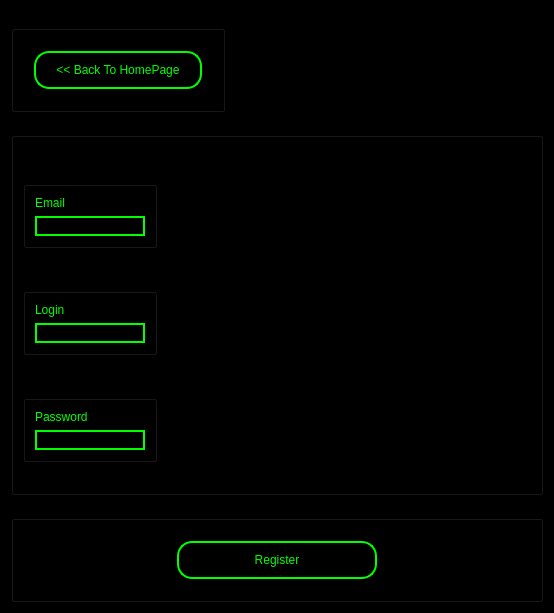
<?xml version="1.0" encoding="UTF-8"?>
<ui version="4.0">
 <class>Dialog</class>
 <widget class="QDialog" name="Dialog">
  <property name="geometry">
   <rect>
    <x>0</x>
    <y>0</y>
    <width>554</width>
    <height>613</height>
   </rect>
  </property>
  <property name="windowTitle">
   <string>Dialog</string>
  </property>
  <property name="styleSheet">
   <string notr="true">background-color:black;</string>
  </property>
  <layout class="QVBoxLayout" name="verticalLayout_2">
   <item alignment="Qt::AlignLeft">
    <widget class="QGroupBox" name="GroupBackButton">
     <property name="sizePolicy">
      <sizepolicy hsizetype="Minimum" vsizetype="Maximum">
       <horstretch>0</horstretch>
       <verstretch>0</verstretch>
      </sizepolicy>
     </property>
     <property name="styleSheet">
      <string notr="true">background-color:black;
</string>
     </property>
     <property name="title">
      <string>BackButton</string>
     </property>
     <property name="flat">
      <bool>true</bool>
     </property>
     <layout class="QHBoxLayout" name="horizontalLayout_2">
      <property name="spacing">
       <number>50</number>
      </property>
      <property name="leftMargin">
       <number>20</number>
      </property>
      <property name="topMargin">
       <number>20</number>
      </property>
      <property name="rightMargin">
       <number>20</number>
      </property>
      <property name="bottomMargin">
       <number>20</number>
      </property>
      <item>
       <widget class="QPushButton" name="ButtonBack">
        <property name="sizePolicy">
         <sizepolicy hsizetype="Fixed" vsizetype="Minimum">
          <horstretch>0</horstretch>
          <verstretch>0</verstretch>
         </sizepolicy>
        </property>
        <property name="styleSheet">
         <string notr="true">font: 14pt &quot;Arial&quot;;
border-radius: 15px;
border: 2px solid #00ff00;
color: #00ff00;
padding-top: 10px;
padding-bottom: 10px;
padding-left: 20px;
padding-right: 20px; </string>
        </property>
        <property name="text">
         <string>&lt;&lt; Back To HomePage</string>
        </property>
       </widget>
      </item>
     </layout>
    </widget>
   </item>
   <item>
    <widget class="QGroupBox" name="GroupEntries">
     <property name="sizePolicy">
      <sizepolicy hsizetype="Minimum" vsizetype="Minimum">
       <horstretch>0</horstretch>
       <verstretch>0</verstretch>
      </sizepolicy>
     </property>
     <property name="styleSheet">
      <string notr="true">background-color:black;
</string>
     </property>
     <property name="title">
      <string>GroupBox</string>
     </property>
     <property name="flat">
      <bool>true</bool>
     </property>
     <layout class="QVBoxLayout" name="verticalLayout">
      <item>
       <widget class="QGroupBox" name="GroupEntryEmail">
        <property name="sizePolicy">
         <sizepolicy hsizetype="Maximum" vsizetype="Maximum">
          <horstretch>0</horstretch>
          <verstretch>0</verstretch>
         </sizepolicy>
        </property>
        <property name="styleSheet">
         <string notr="true">background-color:black;
</string>
        </property>
        <property name="title">
         <string>GroupBox</string>
        </property>
        <property name="flat">
         <bool>true</bool>
        </property>
        <layout class="QGridLayout" name="gridLayout">
         <item row="0" column="0">
          <widget class="QLabel" name="LabelEmail">
           <property name="sizePolicy">
            <sizepolicy hsizetype="Preferred" vsizetype="Maximum">
             <horstretch>0</horstretch>
             <verstretch>0</verstretch>
            </sizepolicy>
           </property>
           <property name="styleSheet">
            <string notr="true">font: 14pt &quot;Arial&quot;;
border-radius: 15px;
color: #00ff00;</string>
           </property>
           <property name="text">
            <string>Email</string>
           </property>
          </widget>
         </item>
         <item row="1" column="0">
          <widget class="QLineEdit" name="LineEditEmail">
           <property name="sizePolicy">
            <sizepolicy hsizetype="Maximum" vsizetype="Fixed">
             <horstretch>0</horstretch>
             <verstretch>0</verstretch>
            </sizepolicy>
           </property>
           <property name="styleSheet">
            <string notr="true">font: 14pt &quot;Arial&quot;;
border-radius: 15px;
border: 2px solid #00ff00;
color: #00ff00;</string>
           </property>
          </widget>
         </item>
        </layout>
       </widget>
      </item>
      <item>
       <widget class="QGroupBox" name="GroupEntryLogin">
        <property name="sizePolicy">
         <sizepolicy hsizetype="Maximum" vsizetype="Maximum">
          <horstretch>0</horstretch>
          <verstretch>0</verstretch>
         </sizepolicy>
        </property>
        <property name="styleSheet">
         <string notr="true">background-color:black;
</string>
        </property>
        <property name="title">
         <string>GroupBox</string>
        </property>
        <property name="flat">
         <bool>true</bool>
        </property>
        <layout class="QGridLayout" name="gridLayout_3">
         <item row="0" column="0">
          <widget class="QLabel" name="LabelLogin">
           <property name="sizePolicy">
            <sizepolicy hsizetype="Preferred" vsizetype="Maximum">
             <horstretch>0</horstretch>
             <verstretch>0</verstretch>
            </sizepolicy>
           </property>
           <property name="styleSheet">
            <string notr="true">font: 14pt &quot;Arial&quot;;
border-radius: 15px;
color: #00ff00;</string>
           </property>
           <property name="text">
            <string>Login</string>
           </property>
          </widget>
         </item>
         <item row="1" column="0">
          <widget class="QLineEdit" name="LineEditLogin">
           <property name="sizePolicy">
            <sizepolicy hsizetype="Maximum" vsizetype="Fixed">
             <horstretch>0</horstretch>
             <verstretch>0</verstretch>
            </sizepolicy>
           </property>
           <property name="styleSheet">
            <string notr="true">font: 14pt &quot;Arial&quot;;
border-radius: 15px;
border: 2px solid #00ff00;
color: #00ff00;</string>
           </property>
          </widget>
         </item>
        </layout>
       </widget>
      </item>
      <item>
       <widget class="QGroupBox" name="GroupEntryPassword">
        <property name="sizePolicy">
         <sizepolicy hsizetype="Maximum" vsizetype="Maximum">
          <horstretch>0</horstretch>
          <verstretch>0</verstretch>
         </sizepolicy>
        </property>
        <property name="styleSheet">
         <string notr="true">background-color:black;
</string>
        </property>
        <property name="title">
         <string>GroupBox</string>
        </property>
        <property name="flat">
         <bool>true</bool>
        </property>
        <layout class="QGridLayout" name="gridLayout_2">
         <item row="0" column="0">
          <widget class="QLabel" name="LabelPw">
           <property name="sizePolicy">
            <sizepolicy hsizetype="Preferred" vsizetype="Maximum">
             <horstretch>0</horstretch>
             <verstretch>0</verstretch>
            </sizepolicy>
           </property>
           <property name="styleSheet">
            <string notr="true">font: 14pt &quot;Arial&quot;;
border-radius: 15px;
color: #00ff00;</string>
           </property>
           <property name="text">
            <string>Password</string>
           </property>
          </widget>
         </item>
         <item row="1" column="0">
          <widget class="QLineEdit" name="LineEditPassword">
           <property name="sizePolicy">
            <sizepolicy hsizetype="Maximum" vsizetype="Fixed">
             <horstretch>0</horstretch>
             <verstretch>0</verstretch>
            </sizepolicy>
           </property>
           <property name="styleSheet">
            <string notr="true">font: 14pt &quot;Arial&quot;;
border-radius: 15px;
border: 2px solid #00ff00;
color: #00ff00;</string>
           </property>
          </widget>
         </item>
        </layout>
       </widget>
      </item>
     </layout>
    </widget>
   </item>
   <item>
    <widget class="QGroupBox" name="GroupButtons">
     <property name="sizePolicy">
      <sizepolicy hsizetype="Minimum" vsizetype="Maximum">
       <horstretch>0</horstretch>
       <verstretch>0</verstretch>
      </sizepolicy>
     </property>
     <property name="styleSheet">
      <string notr="true">background-color:black;
</string>
     </property>
     <property name="title">
      <string>GroupBox</string>
     </property>
     <property name="flat">
      <bool>true</bool>
     </property>
     <layout class="QHBoxLayout" name="horizontalLayout">
      <property name="spacing">
       <number>50</number>
      </property>
      <property name="leftMargin">
       <number>20</number>
      </property>
      <property name="topMargin">
       <number>20</number>
      </property>
      <property name="rightMargin">
       <number>20</number>
      </property>
      <property name="bottomMargin">
       <number>20</number>
      </property>
      <item>
       <widget class="QPushButton" name="ButtonRegister">
        <property name="sizePolicy">
         <sizepolicy hsizetype="Fixed" vsizetype="Minimum">
          <horstretch>0</horstretch>
          <verstretch>0</verstretch>
         </sizepolicy>
        </property>
        <property name="minimumSize">
         <size>
          <width>200</width>
          <height>0</height>
         </size>
        </property>
        <property name="styleSheet">
         <string notr="true">font: 14pt &quot;Arial&quot;;
border-radius: 15px;
border: 2px solid #00ff00;
color: #00ff00;
padding-top: 10px;
padding-bottom: 10px;
padding-left: 20px;
padding-right: 20px; </string>
        </property>
        <property name="text">
         <string>Register</string>
        </property>
       </widget>
      </item>
     </layout>
    </widget>
   </item>
  </layout>
 </widget>
 <resources/>
 <connections/>
</ui>
